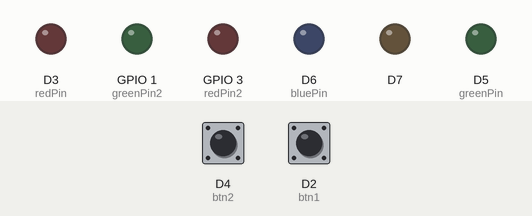
A sketch run on a simulated ESP8266 (NodeMCU). Parts: output pins drawn as LEDs (lit = HIGH). Dashed ring = blinking. Inputs (shaded band) come from the test bench; at power-on: D2 (btn1) HIGH, D4 (btn2) HIGH.

Above: at 1.2 s.
1.3 s: D2 (btn1) pulled LOW for 1 s
At 1.45 s:
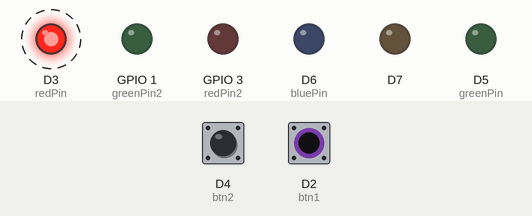
3.8 s: D4 (btn2) pulled LOW for 0.15 s
At 3.87 s:
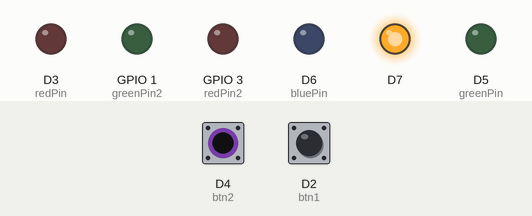
5.4 s: D4 (btn2) pulled LOW for 3.2 s
At 9.8 s:
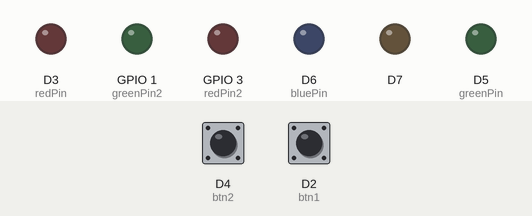
10.1 s: D2 (btn1) pulled LOW for 3.2 s
At 10.25 s:
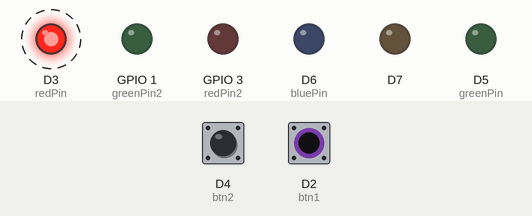
14.8 s: D4 (btn2) driven LOW and D2 (btn1) driven LOW
At 14.95 s:
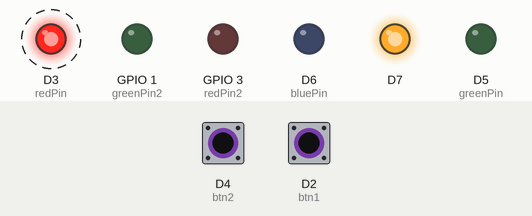
Timing chart, 0 to 18.8 s (numbered marks = the images above; inputs shaded):
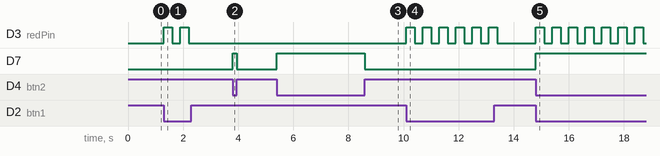

The sketch:

LED_Button_Check.ino
```cpp
//23/06: Test ASSI
// sources: https://newbiely.com/tutorials/arduino-nano-iot/arduino-nano-33-iot-button-led
// double check the pin


int redPin = D3;
int greenPin = D5;
int bluePin = D6;

int redPin2 = D9;
int greenPin2 = D10;
int bluePin2 = D11;

int btn1 = D2;
int btn2 = D4;

void setup() {
  pinMode(redPin, OUTPUT);
  pinMode(greenPin, OUTPUT);
  pinMode(bluePin, OUTPUT);

  pinMode(redPin2, OUTPUT);
  pinMode(greenPin2, OUTPUT);
  pinMode(bluePin2, OUTPUT);

  pinMode(btn1, INPUT_PULLUP);
  pinMode(btn2, INPUT_PULLUP);
}

void loop() {


  // Btn 1: Flashing state
  if (digitalRead(btn1) == LOW) {
    setColor1(255, 0, 0); // flashing (idk what colour should it be)
    delay(300);
    setColor1(0, 0, 0);
    delay(300);
  } else {
    setColor1(0, 0, 0);
  }

  // Btn 2: solid colour
  if (digitalRead(btn2) == LOW) {
    setColor2(0, 0, 255);   // LED 2 blue
  } else {
    setColor2(0, 0, 0);     // LED 2 off
  }
}

void setColor1(int redValue, int greenValue, int blueValue) {
  analogWrite(redPin, redValue);
  analogWrite(greenPin, greenValue);
  analogWrite(bluePin, blueValue);
}

void setColor2(int redValue, int greenValue, int blueValue) {
  analogWrite(redPin2, redValue);
  analogWrite(greenPin2, greenValue);
  analogWrite(bluePin2, blueValue);
}
```

Measured:
- after the input at 1.3 s, D3 (redPin): alternates HIGH for 0.30 s and LOW for 0.30 s, 4 changes in all, then stays LOW, starting at once
- after the input at 3.8 s, D7: LOW → HIGH at once, → LOW 0.15 s later
- after the input at 5.4 s, D7: LOW → HIGH at once, → LOW 3.2 s later
- after the input at 10.1 s, D3 (redPin): alternates HIGH for 0.30 s and LOW for 0.30 s, 12 changes in all, then stays LOW, starting at once
- after the input at 14.8 s, D3 (redPin): alternates HIGH for 0.30 s and LOW for 0.30 s, starting at once; D7: LOW → HIGH at once
